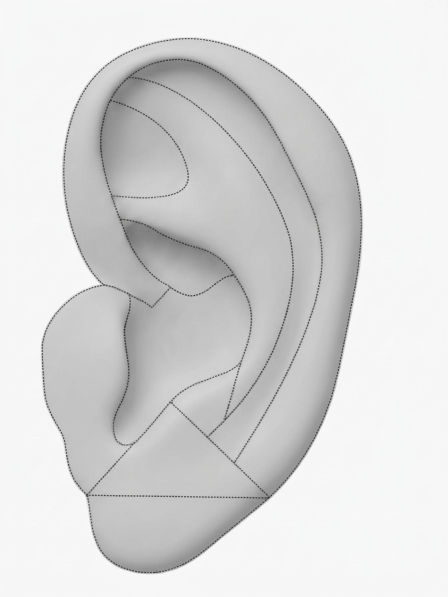
#> input picture infografias/anatomia-oreja/imagenes/original-base.jpg, 896 x 1194 px (shown at 1/2 size)
$ python separar-zonas.py imagenes/original-base.jpg
#> lines starting #> are read from the running program, lines starting #| are printed output that depends on the picture; after the words box and inside, x2 and y2 are one past the last pixel; in counts of white or black regions, pixels touching at a corner belong together
import sys, json, numpy as np
from PIL import Image, ImageFilter
src=sys.argv[1]
im=np.asarray(Image.open(src).convert('RGB')).astype(int)
H,W,_=im.shape
#> H = 1194; W = 896
pts={'helix':(150,300),'scapha':(600,400),'antihelix':(450,400),'fossa':(290,290),'cymba':(350,500),
'cavum':(380,650),'tragus':(150,700),'antitragus':(360,900),'lobule':(300,1050)}
ref={k:im[y-4:y+5,x-4:x+5].reshape(-1,3).mean(0) for k,(x,y) in pts.items()}
#> ref = 9 items
for k,v in ref.items(): print(k,[int(a) for a in v])
#> this loop made 9 passes
#> (k, v) on passes 1 to 9: ('helix', [198.8, 198.8, 199.1]), ('scapha', [186.5, 186.5, 186.5]), ('antihelix', [199.9, 199.7, 198.3]), ('fossa', [182.8, 182.8, 182.5]), ('cymba', [142.7, 142.6, 142.5]), ('cavum', [192.7, 192.7, 192.5]), ('tragus', [201.7, 201.7, 201.7]), ('antitragus', [193, 193.3, 193.1]), ('lobule', [195.3, 195.3, 195.4])
#| helix [198, 198, 199]
#| scapha [186, 186, 186]
#| antihelix [199, 199, 198]
#| fossa [182, 182, 182]
#| cymba [142, 142, 142]
#| cavum [192, 192, 192]
#| tragus [201, 201, 201]
#| antitragus [193, 193, 193]
#> (further printed lines are left out)
keys=list(ref); R=np.array([ref[k] for k in keys])
#> after `keys = list(ref)`: keys = ['helix', 'scapha', 'antihelix', 'fossa', 'cymba', 'cavum', 'tragus', 'antitragus', 'lobule']
#> after `R = np.array([ref[k] for k in keys])`: R = [[198.8, 198.8, 199.1], [186.5, 186.5, 186.5], [199.9, 199.7, 198.3], [182.8, 182.8, 182.5], [142.7, 142.6, 142.5], [192.7, 192.7, 192.5], [201.7, 201.7, 201.7], [193, 193.3, 193.1], [195.3, 195.3, 195.4]]
mx=im.max(2); mn=im.min(2); sat=mx-mn
#> after `sat = mx - mn`:
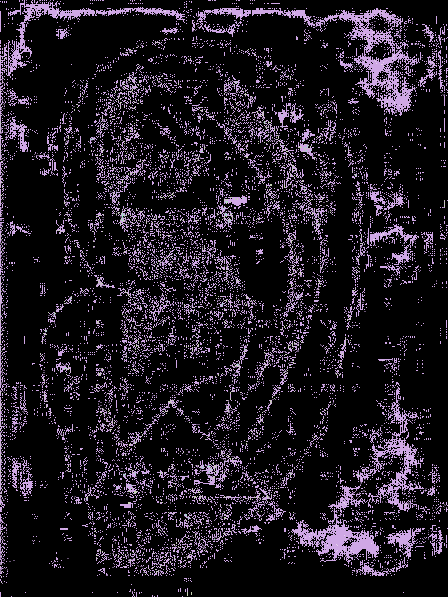
#> sat: shape (1194, 896) int64 (shown at 1/2 size); 5 distinct labels, from 0 to 5; one colour per label, 0 black
d=((im[:,:,None,:]-R[None,None])**2).sum(-1)
lab=d.argmin(2); dmin=np.sqrt(d.min(2))
#> after `lab = d.argmin(2)`:
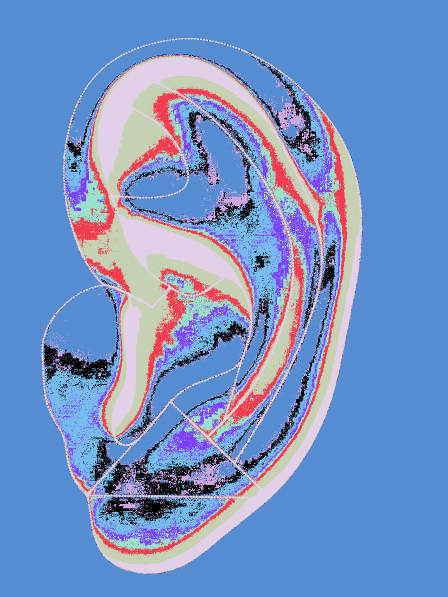
#> lab: shape (1194, 896) int64 (shown at 1/2 size); 9 distinct labels, from 0 to 8; one colour per label, 0 black
#> after `dmin = np.sqrt(d.min(2))`:
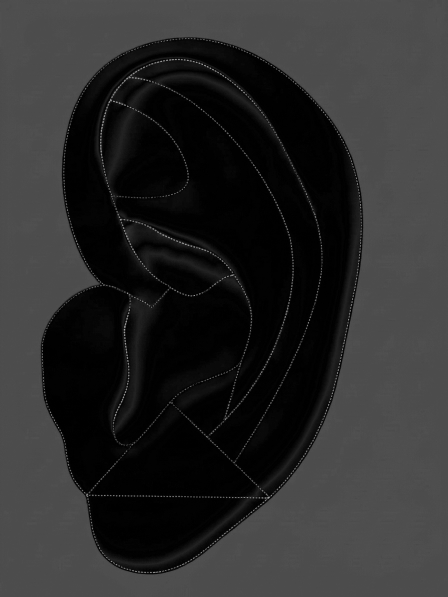
#> dmin: shape (1194, 896) float64 (shown at 1/2 size); min 0.296, max 191, mean 43.5
fg=(sat>28)&(dmin<70)
#> fg: shape (1194, 896) bool; every value is 0
lab=np.where(fg,lab,-1)
#> lab: shape (1194, 896) int64; every value is -1
# mode filter
L=Image.fromarray((lab+1).astype(np.uint8)).filter(ImageFilter.ModeFilter(7))
lab=np.asarray(L).astype(int)-1
from scipy import ndimage
for i in range(len(keys)):
    cc,n=ndimage.label(lab==i)
    if n>1:
        sizes=ndimage.sum(np.ones_like(cc),cc,range(1,n+1))
        keep=[j+1 for j,sz in enumerate(sizes) if sz>=0.05*sizes.max()]
        lab[(lab==i)&~np.isin(cc,keep)]=-1
#> this loop made 9 passes
ys,xs=np.where(lab>=0); x0,x1,y0,y1=xs.min()-10,xs.max()+10,ys.min()-10,ys.max()+10
#> after `ys, xs = np.where(lab >= 0)`: ys = empty array; xs = empty array
#> (the run stopped early here; a loop or call above may not have finished)

$ run again, on infografias/anatomia-oreja/imagenes/original-sin-nombres.jpg
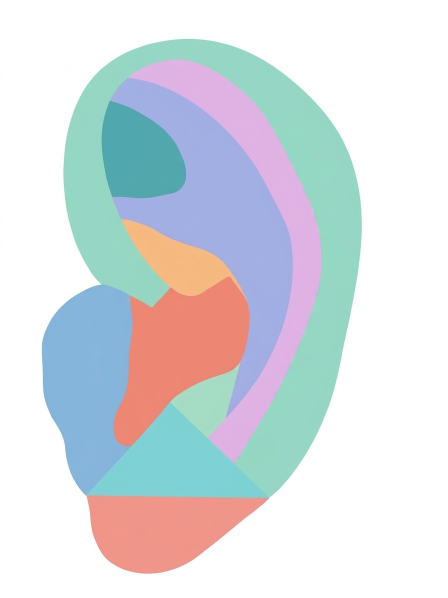
#> input picture infografias/anatomia-oreja/imagenes/original-sin-nombres.jpg, 896 x 1195 px (shown at 1/2 size)
#> ref = 9 items
#> the loop `for k,v in ref.items(): print(k,[int(a) for a in v])` made 9 passes
#> (k, v) on passes 1 to 8: ('helix', [150.1, 214.9, 195]), ('scapha', [224.1, 178, 226.9]), ('antihelix', [162.4, 174.7, 226.8]), ('fossa', [81.65, 167, 174]), ('cymba', [245.7, 184.7, 127.8]), ('cavum', [236.8, 133.7, 114.7]), ('tragus', [133, 181, 219]), ('antitragus', [125.9, 208.9, 212.9])
#> (printed output is left out)
#> keys = ['helix', 'scapha', 'antihelix', 'fossa', 'cymba', 'cavum', 'tragus', 'antitragus', 'lobule']
#> R = [[150.1, 214.9, 195], [224.1, 178, 226.9], [162.4, 174.7, 226.8], [81.65, 167, 174], [245.7, 184.7, 127.8], [236.8, 133.7, 114.7], [133, 181, 219], [125.9, 208.9, 212.9], [238.6, 149.2, 137.4]]
#> sat: shape (1195, 896) int64; 130 distinct labels, from 0 to 129
#> fg: shape (1195, 896) bool; 47.7% white; 2 white regions, box (x1, y1, x2, y2) and area: (83, 78, 724, 995) 472745, (173, 991, 536, 1148) 38386
#> the loop `for i in range(len(keys)):` made 9 passes
#> (n, sizes, keep) on passes 3, 5: (3, [85275, 1, 1], [1]), (2, [15923, 1], [1])
#> after the loop `for i in range(len(keys)):`:
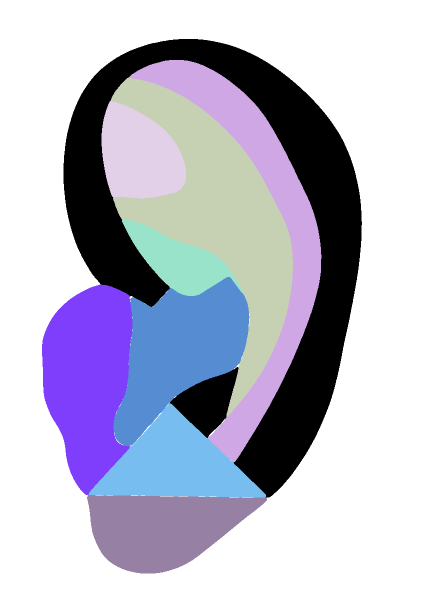
#> lab: shape (1195, 896) int64 (shown at 1/2 size); 10 distinct labels, from -1 to 8; one colour per label, 0 black, -1 white
#> x0 = 74; x1 = 733; y0 = 68; y1 = 1156
#| out 760 1255
#> the loop `for i,k in enumerate(keys):` made 9 passes
#> after the loop `for i,k in enumerate(keys):`: cent = 9 items
#> the loop in render, `for i,k in enumerate(keys):` made 9 passes
#> the loop `for k in keys: render(k).save(f'out/oreja-{k}.png',optimize=True)` made 9 passes
#> pass 2, `for k in keys: render(k).save(f'out/oreja-{k}.png',optimize=True)`:
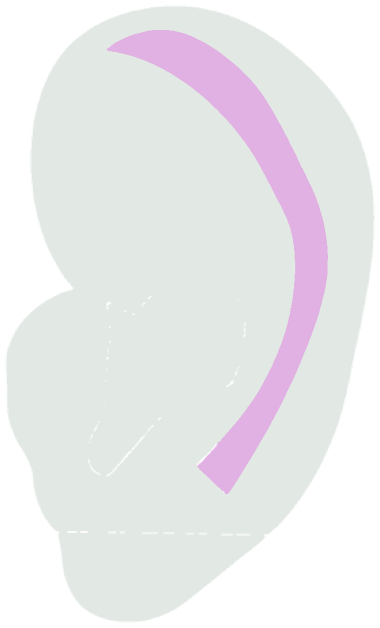
#> saved as oreja-scapha.png: PIL image 760x1255 RGBA (shown at 1/2 size); mean R, G, B, A 163.2, 163.2, 164.6, 182.5; transparent parts drawn white
